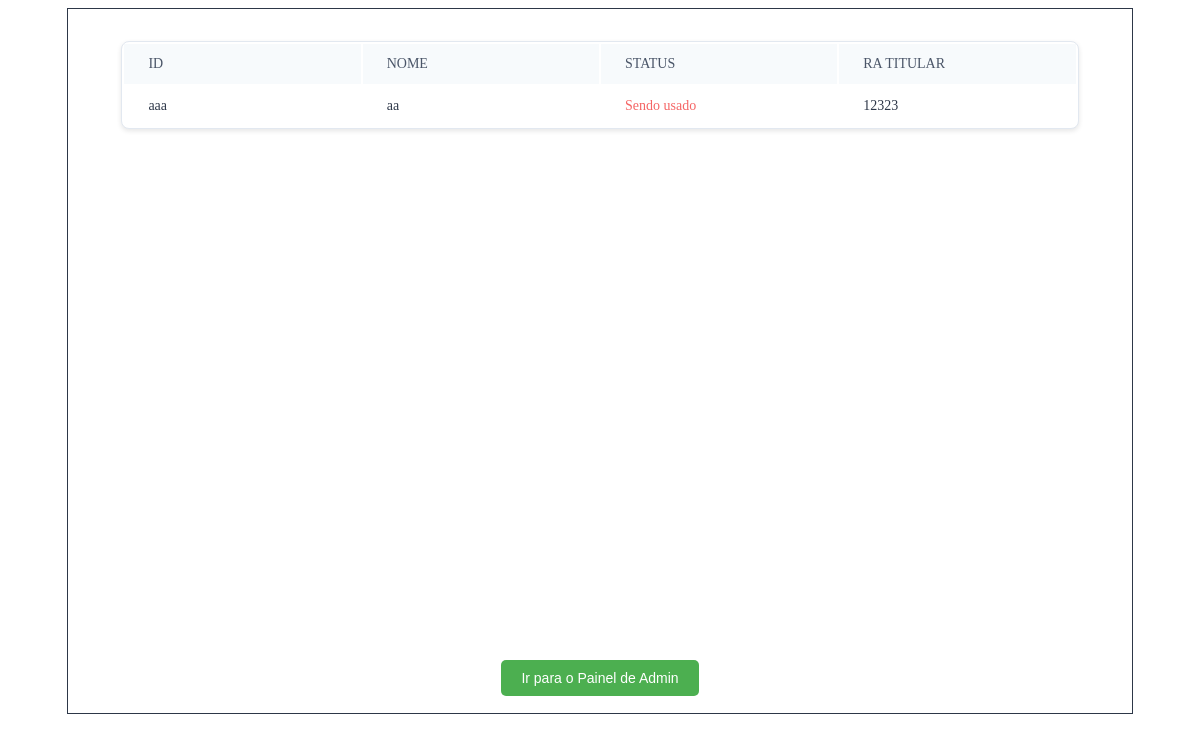
The page /visualizar-equipamentos/ on the database as committed earlier.
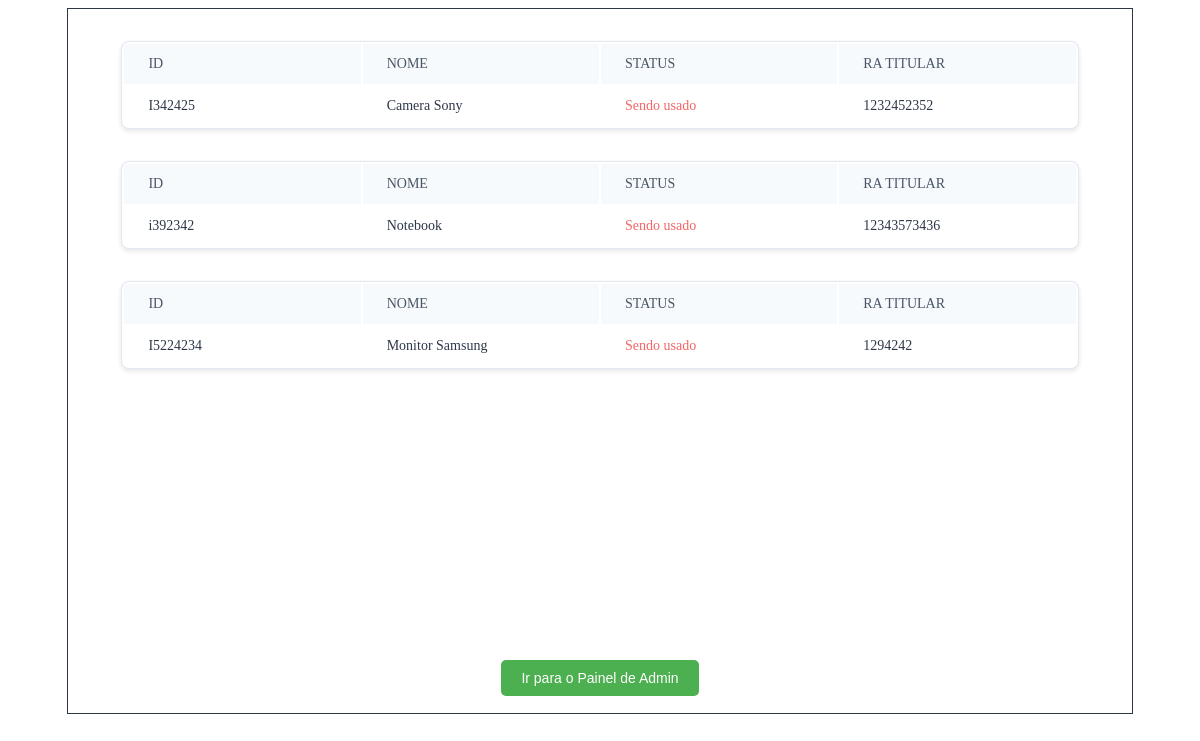
The same page on the database as committed later.
### equipamentos/models.py (models this page shows)
class Equipamento(models.Model):
    id = models.CharField(max_length=50, primary_key=True)
    nome = models.CharField(max_length=255)
    status = models.BooleanField(default=True)
    raTitular = models.IntegerField()
    def __str__(self):
        return self.nome

### equipamentos/views.py (the view)
# urls.py: path('visualizar-equipamentos/', views.visualizarEquipamentos, name='visualizar_equipamentos'),
def visualizarEquipamentos(request):
    if request.method == "GET":
        equipamentos = Equipamento.objects.all()
        print(equipamentos)
        return render(request, 'visualizarEquipamentos.html', {'equipamentos': equipamentos})

### equipamentos/templates/visualizarEquipamentos.html
<div style="width: 90%; height: 90%; display: flex; flex-direction: column; justify-content: space-between; position: relative; margin: auto; display: flex;">
    <div style="overflow-x:auto; flex-grow: 1; border: 1px solid #2d3748;  ">
        {% for i in equipamentos %}
        <table style="width: 90%;  background-color: white; margin: 2rem auto; border: 1px solid #e2e8f0; border-radius: 8px; box-shadow: 0 2px 5px rgba(0, 0, 0, 0.1) ; ">
            <thead>
                <tr style="background-color: #f7fafc;">
                    <th style="padding: 12px 24px; text-align: left; font-size: 14px; font-weight: 500; color: #4a5568; word-wrap: break-word;">ID</th>
                    <th style="padding: 12px 24px; text-align: left; font-size: 14px; font-weight: 500; color: #4a5568; word-wrap: break-word;">NOME</th>
                    <th style="padding: 12px 24px; text-align: left; font-size: 14px; font-weight: 500; color: #4a5568; word-wrap: break-word;">STATUS</th>
                    <th style="padding: 12px 24px; text-align: left; font-size: 14px; font-weight: 500; color: #4a5568; word-wrap: break-word;">RA TITULAR</th>
                </tr>
            </thead>
            <tbody>
                <tr style="transition: background-color 0.2s ease; cursor: pointer;" onmouseover="this.style.backgroundColor='#f7fafc';" onmouseout="this.style.backgroundColor='white'">
                    <td style="padding: 12px 24px; font-size: 14px; color: #2d3748; text-align: left; word-wrap: break-word; width: 25%;">
                        {{i.id}}
                    </td>
                    <td style="padding: 12px 24px; font-size: 14px; color: #2d3748; text-align: left; word-wrap: break-word; width: 25%;">
                        {{i.nome}}
                    </td>
                    <td style="padding: 12px 24px; font-size: 14px; color: #2d3748; text-align: left; word-wrap: break-word; width: 25%;">
                        {% if i.status %}
                            <span style="color: #f56565;">Sendo usado</span>
                        {% else %}
                            <span style="color: #48bb78;">Livre</span>
                        {% endif %}
                    </td>
                    <td style="padding: 12px 24px; font-size: 14px; color: #2d3748; text-align: left; word-wrap: break-word; width: 25%;">
                        {{i.raTitular}}
                    </td>
                </tr>
            </tbody>
        </table>
        {% endfor %}
    </div>
    <div style="width: 100%; height: 10%; display: flex; justify-content: center; align-items: center; position: absolute; bottom: 0;">
        <button onclick="window.location.href='/admin';" style="padding: 10px 20px; font-size: 14px; background-color: #4CAF50; color: white; border: none; border-radius: 5px; cursor: pointer;">
            Ir para o Painel de Admin
        </button>
    </div>
</div>

Rows that differ between the two databases and show on the page:
removed Equipamento: id "aaa", nome "aa", status "Sendo usado", raTitular "12323"
added Equipamento: id "I342425", nome "Camera Sony", status "Sendo usado", raTitular "1232452352"
added Equipamento: id "i392342", nome "Notebook", status "Sendo usado", raTitular "12343573436"
added Equipamento: id "I5224234", nome "Monitor Samsung", status "Sendo usado", raTitular "1294242"
